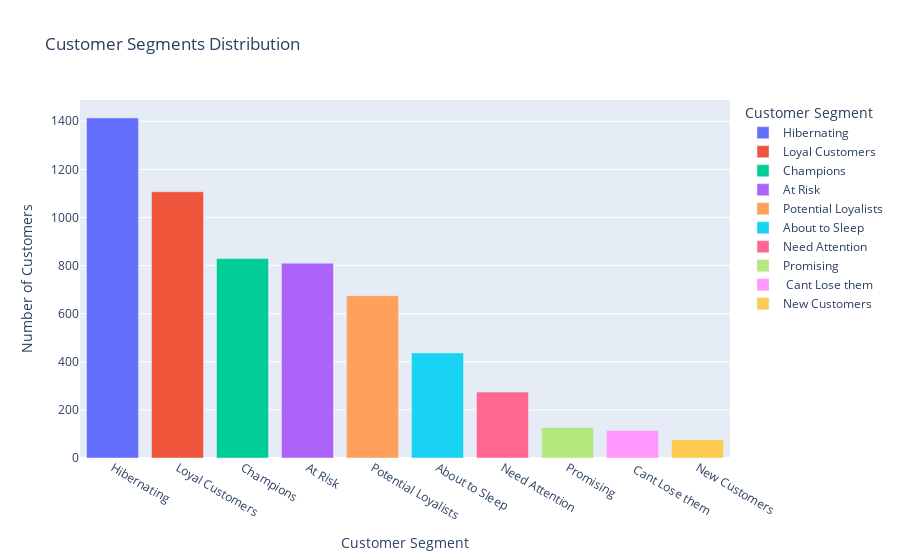

The notebook cell this image was saved under:
### Markdown cell above
Now we see distribution of the segments we made.

### Code cell
segment_counts = rfm_segmented['rfm_segment'].value_counts().reset_index()
segment_counts.columns = ['Segment', 'Count']

fig = px.bar(segment_counts, x='Segment', y='Count', title='Customer Segments Distribution', 
             labels={'Segment': 'Customer Segment', 'Count': 'Number of Customers'}, 
             color='Segment')

fig.show()

### Figure 1 — Plotly figure (JSON) as saved in the notebook; plotly's stock layout.template omitted (floating-point values rounded to 4 significant figures)
{"data": [{"alignmentgroup": "True", "hovertemplate": "Customer Segment=%{x}<br>Number of Customers=%{y}<extra></extra>", "legendgroup": "Hibernating", "marker": {"color": "#636efa", "pattern": {"shape": ""}}, "name": "Hibernating", "offsetgroup": "Hibernating", "orientation": "v", "showlegend": true, "textposition": "auto", "type": "bar", "x": ["Hibernating"], "xaxis": "x", "y": [1414], "yaxis": "y"}, {"alignmentgroup": "True", "hovertemplate": "Customer Segment=%{x}<br>Number of Customers=%{y}<extra></extra>", "legendgroup": "Loyal Customers", "marker": {"color": "#EF553B", "pattern": {"shape": ""}}, "name": "Loyal Customers", "offsetgroup": "Loyal Customers", "orientation": "v", "showlegend": true, "textposition": "auto", "type": "bar", "x": ["Loyal Customers"], "xaxis": "x", "y": [1107], "yaxis": "y"}, {"alignmentgroup": "True", "hovertemplate": "Customer Segment=%{x}<br>Number of Customers=%{y}<extra></extra>", "legendgroup": "Champions", "marker": {"color": "#00cc96", "pattern": {"shape": ""}}, "name": "Champions", "offsetgroup": "Champions", "orientation": "v", "showlegend": true, "textposition": "auto", "type": "bar", "x": ["Champions"], "xaxis": "x", "y": [829], "yaxis": "y"}, {"alignmentgroup": "True", "hovertemplate": "Customer Segment=%{x}<br>Number of Customers=%{y}<extra></extra>", "legendgroup": "At Risk", "marker": {"color": "#ab63fa", "pattern": {"shape": ""}}, "name": "At Risk", "offsetgroup": "At Risk", "orientation": "v", "showlegend": true, "textposition": "auto", "type": "bar", "x": ["At Risk"], "xaxis": "x", "y": [810], "yaxis": "y"}, {"alignmentgroup": "True", "hovertemplate": "Customer Segment=%{x}<br>Number of Customers=%{y}<extra></extra>", "legendgroup": "Potential Loyalists", "marker": {"color": "#FFA15A", "pattern": {"shape": ""}}, "name": "Potential Loyalists", "offsetgroup": "Potential Loyalists", "orientation": "v", "showlegend": true, "textposition": "auto", "type": "bar", "x": ["Potential Loyalists"], "xaxis": "x", "y": [675], "yaxis": "y"}, {"alignmentgroup": "True", "hovertemplate": "Customer Segment=%{x}<br>Number of Customers=%{y}<extra></extra>", "legendgroup": "About to Sleep", "marker": {"color": "#19d3f3", "pattern": {"shape": ""}}, "name": "About to Sleep", "offsetgroup": "About to Sleep", "orientation": "v", "showlegend": true, "textposition": "auto", "type": "bar", "x": ["About to Sleep"], "xaxis": "x", "y": [437], "yaxis": "y"}, {"alignmentgroup": "True", "hovertemplate": "Customer Segment=%{x}<br>Number of Customers=%{y}<extra></extra>", "legendgroup": "Need Attention", "marker": {"color": "#FF6692", "pattern": {"shape": ""}}, "name": "Need Attention", "offsetgroup": "Need Attention", "orientation": "v", "showlegend": true, "textposition": "auto", "type": "bar", "x": ["Need Attention"], "xaxis": "x", "y": [274], "yaxis": "y"}, {"alignmentgroup": "True", "hovertemplate": "Customer Segment=%{x}<br>Number of Customers=%{y}<extra></extra>", "legendgroup": "Promising", "marker": {"color": "#B6E880", "pattern": {"shape": ""}}, "name": "Promising", "offsetgroup": "Promising", "orientation": "v", "showlegend": true, "textposition": "auto", "type": "bar", "x": ["Promising"], "xaxis": "x", "y": [127], "yaxis": "y"}, {"alignmentgroup": "True", "hovertemplate": "Customer Segment=%{x}<br>Number of Customers=%{y}<extra></extra>", "legendgroup": " Cant Lose them", "marker": {"color": "#FF97FF", "pattern": {"shape": ""}}, "name": " Cant Lose them", "offsetgroup": " Cant Lose them", "orientation": "v", "showlegend": true, "textposition": "auto", "type": "bar", "x": [" Cant Lose them"], "xaxis": "x", "y": [114], "yaxis": "y"}, {"alignmentgroup": "True", "hovertemplate": "Customer Segment=%{x}<br>Number of Customers=%{y}<extra></extra>", "legendgroup": "New Customers", "marker": {"color": "#FECB52", "pattern": {"shape": ""}}, "name": "New Customers", "offsetgroup": "New Customers", "orientation": "v", "showlegend": true, "textposition": "auto", "type": "bar", "x": ["New Customers"], "xaxis": "x", "y": [76], "yaxis": "y"}], "layout": {"barmode": "relative", "legend": {"title": {"text": "Customer Segment"}, "tracegroupgap": 0}, "title": {"text": "Customer Segments Distribution"}, "xaxis": {"anchor": "y", "categoryarray": ["Hibernating", "Loyal Customers", "Champions", "At Risk", "Potential Loyalists", "About to Sleep", "Need Attention", "Promising", " Cant Lose them", "New Customers"], "categoryorder": "array", "domain": [0, 1], "title": {"text": "Customer Segment"}}, "yaxis": {"anchor": "x", "domain": [0, 1], "title": {"text": "Number of Customers"}}}}
